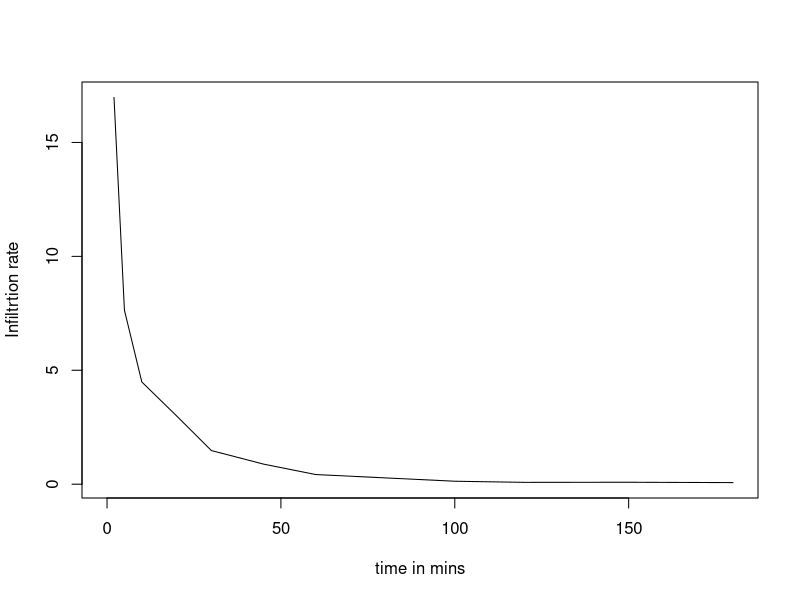

Reproduce this figure in R.
# page no: 149

De = 30;
A = pi*De^2/4;
V = c(0, 200, 470, 840, 1405, 1840, 2245, 2510, 2745, 2885, 2990, 3130, 3270);
t = c(0, 2, 5, 10, 20, 30, 45, 60, 80, 100, 120, 150, 180); 
Det = vector(length=13)
F = vector(length=13)
FDe = vector(length=13)
for ( i in  2:13) Det[i] = (t[i]-t(i-1))/60;
for ( i in  1:13) F[i] = V[i]/A;
FDe[1] = F[1];
for ( i in  2:13) FDe[i] = F[i]-F[i-1];
ft = FDe/Det;
avg10 = F[4]*60/10;
avg30 = F[6]*60/30;
print(avg10);
print(avg30);
plot(t,ft, xlab = "time in mins", ylab = "Infiltrtion rate", type='l')
